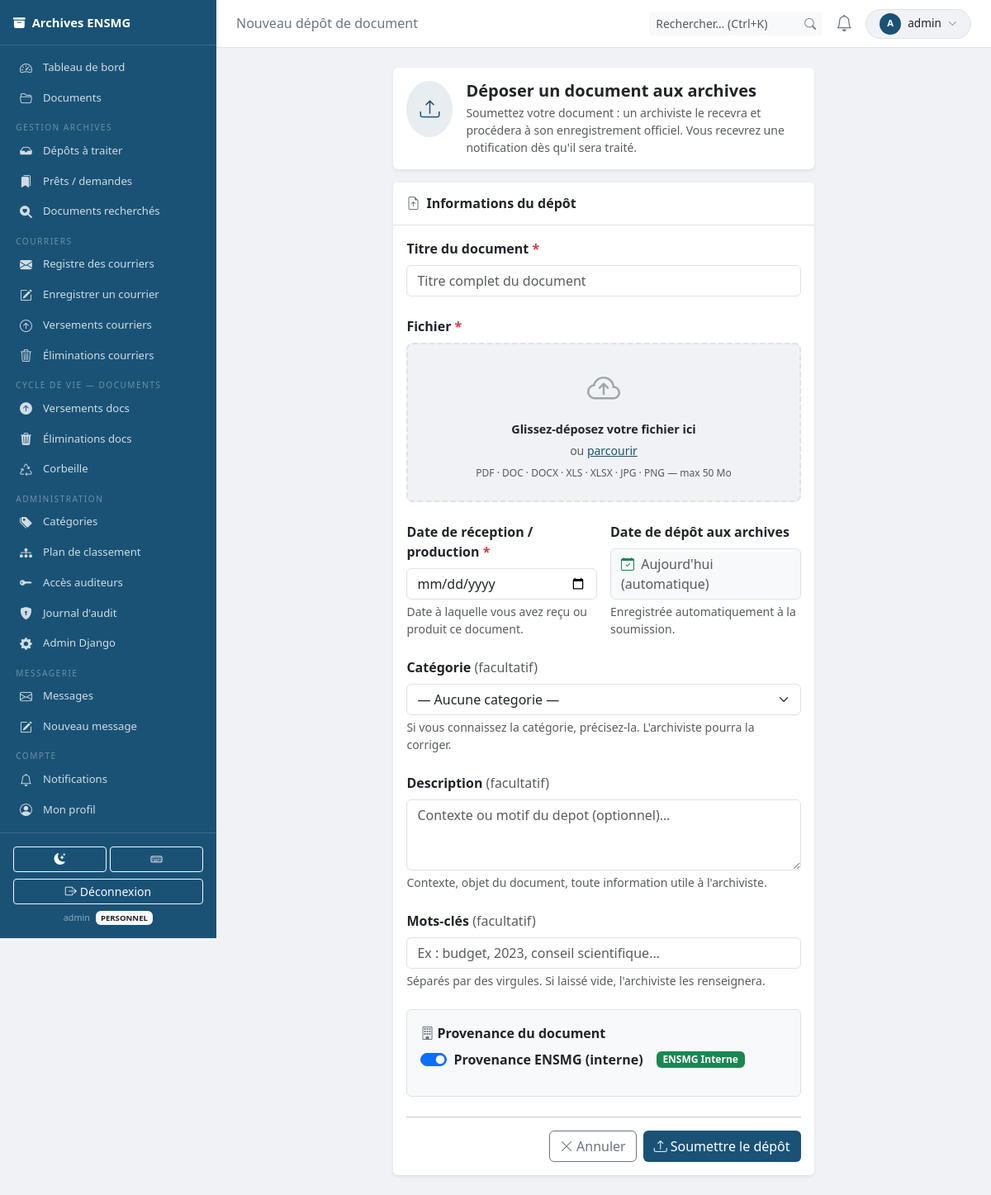
/depots/nouveau/ (signed in), run on the app's committed database.
### users/models.py (models this page shows, shortened)
class CustomUser(AbstractUser):
    class Role(models.TextChoices):
        ADMIN       = 'ADMIN',      'Administrateur système'
        ARCHIVISTE  = 'ARCHIVISTE', 'Archiviste'
        DIRECTION   = 'DIRECTION',  'Direction'
        PERSONNEL   = 'PERSONNEL',  'Personnel administratif'
        ENSEIGNANT  = 'ENSEIGNANT', 'Enseignant-chercheur'
    role = models.CharField(
        max_length=20,
        choices=Role.choices,
        default=Role.PERSONNEL,
        verbose_name='Rôle',
    )
    departement = models.ForeignKey(
        Departement,
        null=True, blank=True,
        on_delete=models.SET_NULL,
        verbose_name='Département / Service',
        help_text='Service de rattachement de l\'utilisateur.',
    )
    telephone = models.CharField(
        max_length=30,
        blank=True,
        verbose_name='Téléphone',
    )
    class Meta:
        verbose_name        = 'Utilisateur'
        verbose_name_plural = 'Utilisateurs'
        ordering            = ['last_name', 'first_name']

### archives/views.py (the view, shortened to what this page needs)
# urls.py: path('depots/nouveau/', views.NouveauDepotView.as_view(), name='nouveau_depot'),
class NouveauDepotView(ArchiveMixin, View):
    template_name = 'archives/depots/form_agent.html'
    def dispatch(self, request, *args, **kwargs):
        if not request.user.is_authenticated:
            from django.conf import settings as djsettings
            return redirect(djsettings.LOGIN_URL)
        if not peut_deposer(request.user):
            raise PermissionDenied
        return super().dispatch(request, *args, **kwargs)
    def get_context_data(self, form=None):
        ctx = _notif_ctx(self.request)
        ctx['form'] = form or DepotAgentForm()
        return ctx
    def get(self, request):
        return render(request, self.template_name, self.get_context_data())

### archives/templates/archives/depots/form_agent.html (shortened to what this page needs)
{% extends "archives/base.html" %}
{% block topbar_title %}Nouveau dépôt de document{% endblock %}
{% block content %}
<div class="row justify-content-center">
  <div class="col-lg-7">
    <div class="card border-0 shadow-sm mb-3">
      <div class="card-body d-flex align-items-start gap-3 py-3">
        <div class="rounded-circle p-3 flex-shrink-0"
             style="background:{% if theme == 'archiviste' %}rgba(26,82,118,.1){% else %}rgba(91,47,138,.1){% endif %}">
          <i class="bi bi-upload fs-4"
             style="color:{% if theme == 'archiviste' %}#1a5276{% else %}#5b2f8a{% endif %}"></i>
        </div>
        <div>
          <h5 class="mb-1 fw-semibold">Déposer un document aux archives</h5>
          <p class="text-muted mb-0 small">
            Soumettez votre document : un archiviste le recevra et procédera à son enregistrement officiel.
            Vous recevrez une notification dès qu'il sera traité.
          </p>
        </div>
      </div>
    </div>
    <div class="card border-0 shadow-sm">
      <div class="card-header bg-white border-bottom py-3">
        <h6 class="mb-0 fw-semibold">
          <i class="bi bi-file-earmark-arrow-up me-2 text-secondary"></i>Informations du dépôt
        </h6>
      </div>
      <div class="card-body">
        <form method="post" enctype="multipart/form-data" novalidate>
          <div class="mb-4">
            <label for="{{ form.titre.id_for_label }}" class="form-label fw-semibold">
              Titre du document <span class="text-danger">*</span>
            </label>
            {{ form.titre }}
          </div>
          <div class="mb-4">
            <label for="{{ form.fichier.id_for_label }}" class="form-label fw-semibold">
              Fichier <span class="text-danger">*</span>
            </label>
            <div id="drop-zone"
                 class="border-2 border-dashed rounded-3 text-center p-4 position-relative"
                 style="border: 2px dashed var(--border,#dee2e6); background: var(--body-bg,#f0f2f5); cursor: pointer; transition: border-color .2s, background .2s;"
                 ondragover="dzOver(event)" ondragleave="dzLeave(event)" ondrop="dzDrop(event)"
                 onclick="document.getElementById('{{ form.fichier.id_for_label }}').click()">
              <div id="dz-placeholder">
                <i class="bi bi-cloud-arrow-up fs-1 mb-2 d-block" style="color:var(--muted,#6c757d);opacity:.6"></i>
                <div class="fw-semibold" style="font-size:.9rem">Glissez-déposez votre fichier ici</div>
                <div class="text-muted small mt-1">ou <span style="color:var(--theme-color,#1a5276);text-decoration:underline">parcourir</span></div>
                <div class="text-muted mt-2" style="font-size:.75rem">PDF · DOC · DOCX · XLS · XLSX · JPG · PNG — max 50 Mo</div>
              </div>
            </div>
          </div>
          <div class="row g-3 mb-4">
            <div class="col-md-6">
              <label for="{{ form.date_reception.id_for_label }}" class="form-label fw-semibold">
                Date de réception / production <span class="text-danger">*</span>
              </label>
              {{ form.date_reception }}
              <div class="form-text">Date à laquelle vous avez reçu ou produit ce document.</div>
            </div>
            <div class="col-md-6">
              <label class="form-label fw-semibold">Date de dépôt aux archives</label>
              <div class="form-control bg-light text-muted" style="cursor:not-allowed">
                <i class="bi bi-calendar-check me-1 text-success"></i>
                Aujourd'hui (automatique)
              </div>
              <div class="form-text">Enregistrée automatiquement à la soumission.</div>
            </div>
          </div>
          <div class="mb-4">
            <label for="{{ form.categorie.id_for_label }}" class="form-label fw-semibold">
              Catégorie <span class="text-muted fw-normal">(facultatif)</span>
            </label>
            {{ form.categorie }}
            <div class="form-text">Si vous connaissez la catégorie, précisez-la. L'archiviste pourra la corriger.</div>
          </div>
          <div class="mb-4">
            <label for="{{ form.description.id_for_label }}" class="form-label fw-semibold">
              Description <span class="text-muted fw-normal">(facultatif)</span>
            </label>
            {{ form.description }}
            <div class="form-text">Contexte, objet du document, toute information utile à l'archiviste.</div>
          </div>
          <div class="mb-4">
            <label for="{{ form.mots_cles.id_for_label }}" class="form-label fw-semibold">
              Mots-clés <span class="text-muted fw-normal">(facultatif)</span>
            </label>
            {{ form.mots_cles }}
            <div class="form-text">Séparés par des virgules. Si laissé vide, l'archiviste les renseignera.</div>
          </div>
          <div class="mb-4 border rounded p-3" style="background:#f8f9fa">
            <div class="fw-semibold mb-2">
              <i class="bi bi-building me-1 text-secondary"></i>Provenance du document
            </div>
            <div class="d-flex align-items-center gap-3 mb-3">
              <div class="form-check form-switch mb-0">
                <input class="form-check-input" type="checkbox" role="switch"
                       id="id_provenance_interne" name="provenance_interne"
                       {% if form.provenance_interne.value != False %}checked{% endif %}>
                <label class="form-check-label fw-semibold" for="id_provenance_interne">
                  Provenance ENSMG (interne)
                </label>
              </div>
              <span class="badge bg-success" id="badge-interne">ENSMG Interne</span>
            </div>
          </div>
          <hr class="my-3">
          <div class="d-flex gap-2 justify-content-end">
            <a href="{% url 'archives:mes_depots' %}" class="btn btn-outline-secondary">
              <i class="bi bi-x-lg me-1"></i>Annuler
            </a>
            <button type="submit" class="btn text-white"
                    style="background:{% if theme == 'archiviste' %}#1a5276{% else %}#5b2f8a{% endif %}">
              <i class="bi bi-upload me-1"></i>Soumettre le dépôt
            </button>
          </div>
        </form>
      </div>
    </div>
  </div>
</div>
{% endblock %}

### archives/templates/archives/base.html (shortened to what this page needs)
<!DOCTYPE html>
<html lang="fr" data-theme="light">
<head>
  <link rel="stylesheet" href="https://cdn.jsdelivr.net/npm/bootstrap@5.3.2/dist/css/bootstrap.min.css">
  <link rel="stylesheet" href="https://cdn.jsdelivr.net/npm/bootstrap-icons@1.11.3/font/bootstrap-icons.min.css">
</head>
<body>
<nav id="sidebar">
  <div class="brand">
    <span><i class="bi bi-archive-fill me-2"></i>Archives ENSMG</span>
  </div>
  <div class="py-2 flex-grow-1 overflow-auto">
    <a href="{% url 'archives:dashboard' %}" class="nav-link{% if request.resolver_match.url_name == 'dashboard' %} active{% endif %}">
      <i class="bi bi-speedometer2"></i>Tableau de bord
    </a>
    <a href="{% url 'archives:document_list' %}" class="nav-link">
      <i class="bi bi-folder2-open"></i>Documents
    </a>
    {% if est_gestionnaire %}
    <div class="nav-section">Gestion archives</div>
    <a href="{% url 'archives:archiviste_depots' %}" class="nav-link{% if 'archiviste_depot' in request.resolver_match.url_name %} active{% endif %}">
      <i class="bi bi-inbox-fill"></i>Dépôts à traiter
    </a>
    <a href="{% url 'archives:archiviste_prets' %}" class="nav-link{% if 'archiviste_pret' in request.resolver_match.url_name %} active{% endif %}">
      <i class="bi bi-bookmarks-fill"></i>Prêts / demandes
    </a>
    <a href="{% url 'archives:archiviste_recherches' %}" class="nav-link{% if 'archiviste_recherche' in request.resolver_match.url_name %} active{% endif %}">
      <i class="bi bi-search-heart-fill"></i>Documents recherchés
    </a>
    <div class="nav-section">Courriers</div>
    <a href="{% url 'archives:courrier_liste' %}" class="nav-link{% if 'courrier' in request.resolver_match.url_name and 'bv' not in request.resolver_match.url_name and 'be' not in request.resolver_match.url_name %} active{% endif %}">
      <i class="bi bi-envelope-fill"></i>Registre des courriers
    </a>
    <a href="{% url 'archives:courrier_enregistrer' %}" class="nav-link{% if request.resolver_match.url_name == 'courrier_enregistrer' %} active{% endif %}">
      <i class="bi bi-pencil-square"></i>Enregistrer un courrier
    </a>
    <a href="{% url 'archives:courrier_bv_liste' %}" class="nav-link{% if 'courrier_bv' in request.resolver_match.url_name %} active{% endif %}">
      <i class="bi bi-arrow-up-circle"></i>Versements courriers
    </a>
    <a href="{% url 'archives:courrier_be_liste' %}" class="nav-link{% if 'courrier_be' in request.resolver_match.url_name %} active{% endif %}">
      <i class="bi bi-trash3"></i>Éliminations courriers
    </a>
    <div class="nav-section">Cycle de vie — Documents</div>
    <a href="{% url 'archives:admin_bordereaux_versement' %}" class="nav-link{% if 'versement' in request.resolver_match.url_name and 'courrier' not in request.resolver_match.url_name %} active{% endif %}">
      <i class="bi bi-arrow-up-circle-fill"></i>Versements docs
    </a>
    <a href="{% url 'archives:admin_bordereaux_elimination' %}" class="nav-link{% if 'elimination' in request.resolver_match.url_name and 'courrier' not in request.resolver_match.url_name %} active{% endif %}">
      <i class="bi bi-trash3-fill"></i>Éliminations docs
    </a>
    <a href="{% url 'archives:corbeille' %}" class="nav-link{% if request.resolver_match.url_name == 'corbeille' %} active{% endif %}">
      <i class="bi bi-recycle"></i>Corbeille
    </a>
    <div class="nav-section">Administration</div>
    <a href="{% url 'archives:admin_categories' %}" class="nav-link{% if 'admin_categorie' in request.resolver_match.url_name %} active{% endif %}">
      <i class="bi bi-tags-fill"></i>Catégories
    </a>
    <a href="{% url 'archives:admin_plans' %}" class="nav-link{% if 'admin_plan' in request.resolver_match.url_name %} active{% endif %}">
      <i class="bi bi-diagram-3-fill"></i>Plan de classement
    </a>
    <a href="{% url 'archives:audit_tokens' %}" class="nav-link{% if 'audit_token' in request.resolver_match.url_name %} active{% endif %}">
      <i class="bi bi-key-fill"></i>Accès auditeurs
    </a>
    <a href="{% url 'archives:admin_journal' %}" class="nav-link{% if request.resolver_match.url_name == 'admin_journal' %} active{% endif %}">
      <i class="bi bi-shield-lock-fill"></i>Journal d'audit
    </a>
    {% if est_admin %}<a href="/admin/" class="nav-link"><i class="bi bi-gear-fill"></i>Admin Django</a>{% endif %}
    {% endif %}
    <div class="nav-section">Messagerie</div>
    <a href="{% url 'archives:messagerie_reception' %}" class="nav-link{% if 'messagerie' in request.resolver_match.url_name %} active{% endif %}">
      <i class="bi bi-envelope{% if nb_messages_non_lus %}-fill{% endif %}"></i>Messages
    </a>
    <a href="{% url 'archives:messagerie_nouveau' %}" class="nav-link">
      <i class="bi bi-pencil-square"></i>Nouveau message
    </a>
    <div class="nav-section">Compte</div>
    <a href="{% url 'archives:notifications' %}" class="nav-link">
      <i class="bi bi-bell{% if nb_notifications %}-fill{% endif %}"></i>Notifications
    </a>
    <a href="{% url 'archives:mon_profil' %}" class="nav-link"><i class="bi bi-person-circle"></i>Mon profil</a>
  </div>
  <div class="p-3" style="border-top:1px solid rgba(255,255,255,.15)">
    <div class="d-flex gap-1 mb-2">
      <button onclick="toggleDark()" class="btn btn-sm btn-outline-light flex-grow-1" title="Mode sombre (Alt+D)">
        <i id="dark-icon" class="bi bi-moon-stars-fill"></i>
      </button>
      <button onclick="showKbd()" class="btn btn-sm btn-outline-light flex-grow-1" title="Raccourcis (?)">
        <i class="bi bi-keyboard"></i>
      </button>
    </div>
    <form method="post" action="{% url 'archives:logout' %}">{% csrf_token %}
      <button type="submit" class="btn btn-sm btn-outline-light w-100">
        <i class="bi bi-box-arrow-right me-1"></i>Déconnexion
      </button>
    </form>
    <div class="text-white-50 text-center mt-2" style="font-size:.67rem;">
      {{ request.user.get_full_name|default:request.user.username }}
      {% if request.user.role %}<span class="badge bg-light text-dark ms-1" style="font-size:.6rem;">{{ request.user.role }}</span>{% endif %}
    </div>
  </div>
</nav>
<div id="main-content">
  <div id="topbar">
    <div class="d-flex align-items-center gap-2">
      <h6 class="mb-0 fw-normal" style="color:var(--muted)">{% block topbar_title %}{% endblock %}</h6>
    </div>
    <div class="d-flex align-items-center gap-2">
      <form method="get" action="{% url 'archives:document_list' %}" class="d-none d-lg-flex">
        <div class="input-group input-group-sm" style="width:210px">
          <input type="search" name="q" class="form-control border-0 bg-light"
                 placeholder="Rechercher… (Ctrl+K)" id="global-search"
                 value="{{ request.GET.q }}" autocomplete="off">
          <button type="submit" class="btn btn-light border-0"><i class="bi bi-search" style="color:var(--muted)"></i></button>
        </div>
      </form>
      <div class="dropdown">
        <button class="bell-btn" data-bs-toggle="dropdown" data-bs-auto-close="outside">
          <i class="bi bi-bell{% if nb_notifications %}-fill{% endif %} fs-5"></i>
        </button>
      </div>
      <div class="dropdown">
        <button class="btn btn-sm d-flex align-items-center gap-2 border rounded-pill px-3 py-1"
                style="background:var(--body-bg);font-size:.85rem" type="button" data-bs-toggle="dropdown">
          <div class="rounded-circle d-flex align-items-center justify-content-center text-white fw-bold flex-shrink-0"
               style="width:26px;height:26px;font-size:.7rem;background:var(--theme-color)">
            {{ request.user.first_name|first|upper|default:request.user.username|first|upper }}
          </div>
          <span class="d-none d-md-inline">{{ request.user.get_full_name|default:request.user.username|truncatechars:18 }}</span>
          <i class="bi bi-chevron-down" style="font-size:.7rem;color:var(--muted)"></i>
        </button>
      </div>
    </div>
  </div>
  <div class="page-body">{% block content %}{% endblock %}</div>
</div>
</body>
</html>

### data on the page
CustomUser: user.get_full_name "admin", user.role "PERSONNEL", user.first_name|first "A"
